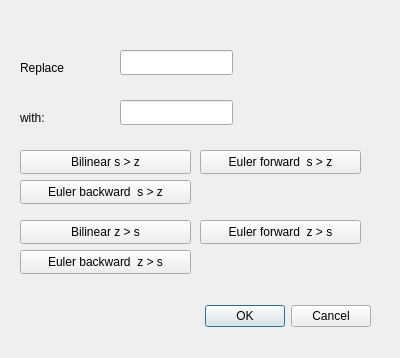
<?xml version="1.0" encoding="UTF-8"?>
<ui version="4.0">
 <class>ExpressionCloneDialog</class>
 <widget class="QDialog" name="ExpressionCloneDialog">
  <property name="geometry">
   <rect>
    <x>0</x>
    <y>0</y>
    <width>400</width>
    <height>358</height>
   </rect>
  </property>
  <property name="windowTitle">
   <string>Dialog</string>
  </property>
  <widget class="QDialogButtonBox" name="buttonBox">
   <property name="geometry">
    <rect>
     <x>30</x>
     <y>300</y>
     <width>341</width>
     <height>32</height>
    </rect>
   </property>
   <property name="orientation">
    <enum>Qt::Horizontal</enum>
   </property>
   <property name="standardButtons">
    <set>QDialogButtonBox::Cancel|QDialogButtonBox::Ok</set>
   </property>
  </widget>
  <widget class="QLineEdit" name="ToReplaceLineEdit">
   <property name="geometry">
    <rect>
     <x>120</x>
     <y>50</y>
     <width>113</width>
     <height>25</height>
    </rect>
   </property>
  </widget>
  <widget class="QLineEdit" name="WithThisLineEdit">
   <property name="geometry">
    <rect>
     <x>120</x>
     <y>100</y>
     <width>113</width>
     <height>25</height>
    </rect>
   </property>
  </widget>
  <widget class="QLabel" name="label">
   <property name="geometry">
    <rect>
     <x>20</x>
     <y>60</y>
     <width>57</width>
     <height>15</height>
    </rect>
   </property>
   <property name="text">
    <string>Replace</string>
   </property>
  </widget>
  <widget class="QLabel" name="label_2">
   <property name="geometry">
    <rect>
     <x>20</x>
     <y>110</y>
     <width>57</width>
     <height>15</height>
    </rect>
   </property>
   <property name="text">
    <string>with:</string>
   </property>
  </widget>
  <widget class="QPushButton" name="BilinearPushButton">
   <property name="geometry">
    <rect>
     <x>20</x>
     <y>150</y>
     <width>171</width>
     <height>24</height>
    </rect>
   </property>
   <property name="text">
    <string>Bilinear s &gt; z</string>
   </property>
  </widget>
  <widget class="QPushButton" name="EulerBwPushButton">
   <property name="geometry">
    <rect>
     <x>20</x>
     <y>180</y>
     <width>171</width>
     <height>24</height>
    </rect>
   </property>
   <property name="text">
    <string>Euler backward  s &gt; z</string>
   </property>
  </widget>
  <widget class="QPushButton" name="EulerFwPushButton">
   <property name="geometry">
    <rect>
     <x>200</x>
     <y>150</y>
     <width>161</width>
     <height>24</height>
    </rect>
   </property>
   <property name="text">
    <string>Euler forward  s &gt; z</string>
   </property>
  </widget>
  <widget class="QPushButton" name="BilinearPushButtonToS">
   <property name="geometry">
    <rect>
     <x>20</x>
     <y>220</y>
     <width>171</width>
     <height>24</height>
    </rect>
   </property>
   <property name="text">
    <string>Bilinear z &gt; s</string>
   </property>
  </widget>
  <widget class="QPushButton" name="EulerBwPushButtonToS">
   <property name="geometry">
    <rect>
     <x>20</x>
     <y>250</y>
     <width>171</width>
     <height>24</height>
    </rect>
   </property>
   <property name="text">
    <string>Euler backward  z &gt; s</string>
   </property>
  </widget>
  <widget class="QPushButton" name="EulerFwPushButtonToS">
   <property name="geometry">
    <rect>
     <x>200</x>
     <y>220</y>
     <width>161</width>
     <height>24</height>
    </rect>
   </property>
   <property name="text">
    <string>Euler forward  z &gt; s</string>
   </property>
  </widget>
 </widget>
 <resources/>
 <connections>
  <connection>
   <sender>buttonBox</sender>
   <signal>accepted()</signal>
   <receiver>ExpressionCloneDialog</receiver>
   <slot>accept()</slot>
   <hints>
    <hint type="sourcelabel">
     <x>248</x>
     <y>254</y>
    </hint>
    <hint type="destinationlabel">
     <x>157</x>
     <y>274</y>
    </hint>
   </hints>
  </connection>
  <connection>
   <sender>buttonBox</sender>
   <signal>rejected()</signal>
   <receiver>ExpressionCloneDialog</receiver>
   <slot>reject()</slot>
   <hints>
    <hint type="sourcelabel">
     <x>316</x>
     <y>260</y>
    </hint>
    <hint type="destinationlabel">
     <x>286</x>
     <y>274</y>
    </hint>
   </hints>
  </connection>
 </connections>
</ui>
